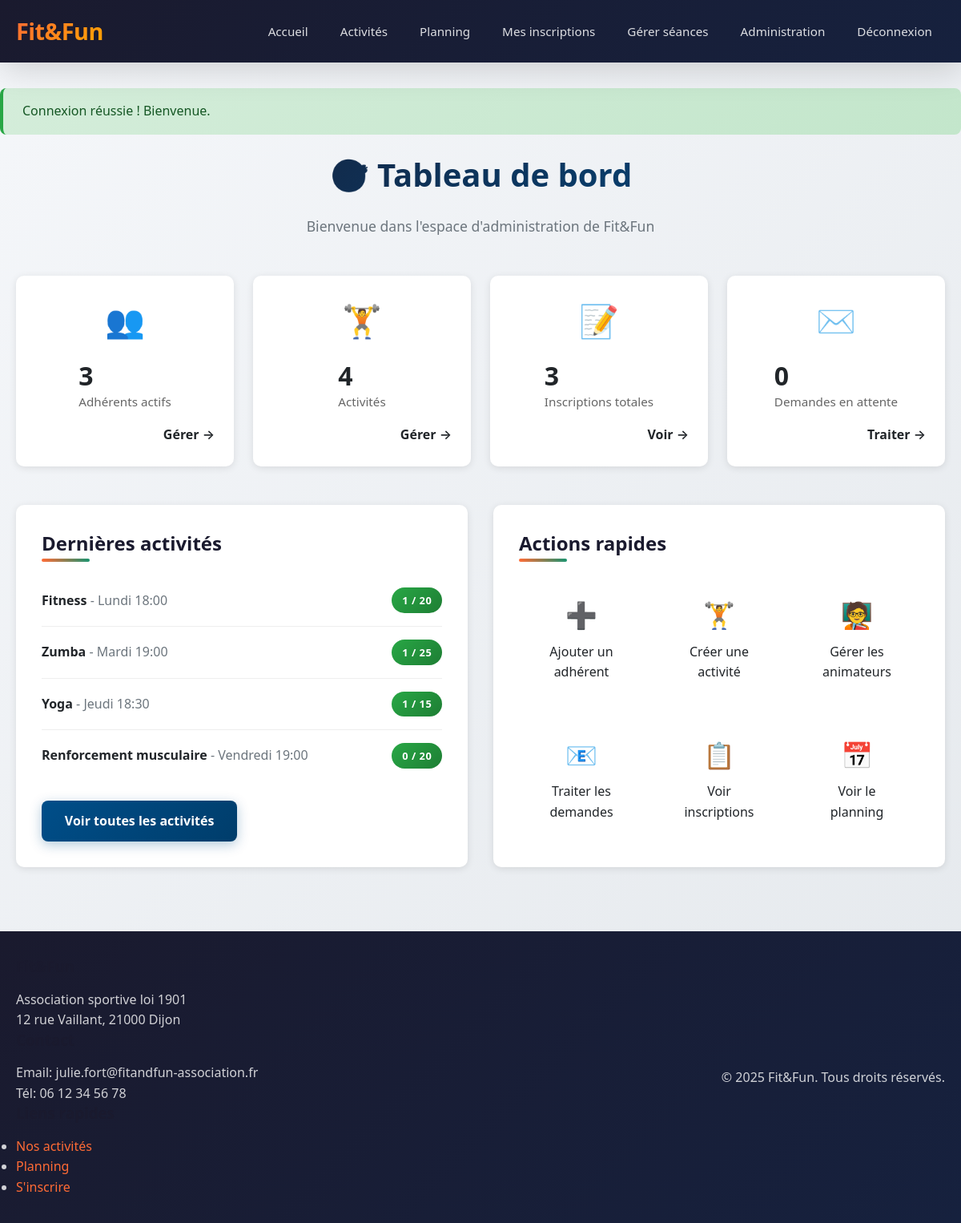
The page /admin/index.php (signed in) on the database its author committed.
### tables this page shows
CREATE TABLE IF NOT EXISTS activites (
    id INT AUTO_INCREMENT PRIMARY KEY,
    nom VARCHAR(100) NOT NULL,
    description TEXT,
    animateur_id INT,
    jour_semaine ENUM('Lundi', 'Mardi', 'Mercredi', 'Jeudi', 'Vendredi', 'Samedi', 'Dimanche') NOT NULL,
    heure_debut TIME NOT NULL,
    heure_fin TIME,
    duree_minutes INT DEFAULT 60,
    capacite_max INT DEFAULT 20,
    lieu VARCHAR(255),
    statut ENUM('active', 'annulee', 'suspendue') DEFAULT 'active',
    FOREIGN KEY (animateur_id) REFERENCES animateurs(id) ON DELETE SET NULL
);

### config/database.php (called while the page is built, shortened)
<?php
class Database {
    private static $instance = null;
    private $connection;
    private function __construct() {
        try {
            $dsn = "mysql:host=" . DB_HOST . ";dbname=" . DB_NAME . ";charset=" . DB_CHARSET;
            $options = [
                PDO::ATTR_ERRMODE => PDO::ERRMODE_EXCEPTION,
                PDO::ATTR_DEFAULT_FETCH_MODE => PDO::FETCH_ASSOC,
                PDO::ATTR_EMULATE_PREPARES => false,
            ];
            $this->connection = new PDO($dsn, DB_USER, DB_PASS, $options);
        } catch (PDOException $e) {
            die("Erreur de connexion à la base de données : " . $e->getMessage());
        }
    }
    public static function getInstance() {
        if (self::$instance === null) {
            self::$instance = new self();
        }
        return self::$instance;
    }
    public function getConnection() {
        return $this->connection;
    }
}

### src/models/Adherent.php (called while the page is built, shortened)
<?php
require_once dirname(__DIR__, 2) . '/config/config.php';
class Adherent {
    private $db;
    public function __construct() {
        $this->db = Database::getInstance()->getConnection();
    }
    public function compterActifs() {
        $stmt = $this->db->query("SELECT COUNT(*) as total FROM adherents WHERE statut = 'actif'");
        $result = $stmt->fetch();
        return $result['total'];
    }
}

### src/models/Activite.php (called while the page is built, shortened)
<?php
require_once dirname(__DIR__, 2) . '/config/config.php';
class Activite {
    private $db;
    public function __construct() {
        $this->db = Database::getInstance()->getConnection();
    }
    public function getTous() {
        $sql = "SELECT a.*,
                CONCAT(an.prenom, ' ', an.nom) as animateur_nom,
                an.email as animateur_email
                FROM activites a
                LEFT JOIN animateurs an ON a.animateur_id = an.id
                WHERE a.statut = 'active'
                ORDER BY
                    FIELD(a.jour_semaine, 'Lundi', 'Mardi', 'Mercredi', 'Jeudi', 'Vendredi', 'Samedi', 'Dimanche'),
                    a.heure_debut";
        $stmt = $this->db->query($sql);
        return $stmt->fetchAll();
    }
    public function getNombreInscrits($activiteId) {
        $stmt = $this->db->prepare("SELECT COUNT(*) as total FROM inscriptions WHERE activite_id = ? AND statut = 'active'");
        $stmt->execute([$activiteId]);
        $result = $stmt->fetch();
        return $result['total'];
    }
}

### public/admin/index.php (the view, shortened to what this page needs)
<?php
require_once __DIR__ . '/../../config/config.php';
require_once __DIR__ . '/../../src/models/Adherent.php';
require_once __DIR__ . '/../../src/models/Activite.php';
$adherentModel = new Adherent();
$activiteModel = new Activite();
$nbAdherents = $adherentModel->compterActifs();
$activites = $activiteModel->getTous();
$nbActivites = count($activites);
$totalInscriptions = 0;
foreach ($activites as $activite) {
    $totalInscriptions += $activiteModel->getNombreInscrits($activite['id']);
}
$dbInstance = Database::getInstance();
$db = $dbInstance->getConnection();
$stmtDemandes = $db->query("SELECT COUNT(*) as total FROM demandes_inscription WHERE statut = 'en_attente'");
$nbDemandes = $stmtDemandes->fetch()['total'];
include __DIR__ . '/../../src/includes/header.php';
?>
<div class="container">
    <div class="admin-header">
        <h1>🎯 Tableau de bord</h1>
        <p>Bienvenue dans l'espace d'administration de Fit&Fun</p>
    </div>
    <div class="stats-grid">
        <div class="stat-card">
            <div class="stat-icon">👥</div>
            <div class="stat-content">
                <h3><?php echo $nbAdherents; ?></h3>
                <p>Adhérents actifs</p>
            </div>
            <a href="/admin/adherents.php" class="stat-link">Gérer →</a>
        </div>
        <div class="stat-card">
            <div class="stat-icon">🏋️</div>
            <div class="stat-content">
                <h3><?php echo $nbActivites; ?></h3>
                <p>Activités</p>
            </div>
            <a href="/admin/activites.php" class="stat-link">Gérer →</a>
        </div>
        <div class="stat-card">
            <div class="stat-icon">📝</div>
            <div class="stat-content">
                <h3><?php echo $totalInscriptions; ?></h3>
                <p>Inscriptions totales</p>
            </div>
            <a href="/admin/inscriptions.php" class="stat-link">Voir →</a>
        </div>
        <div class="stat-card <?php echo $nbDemandes > 0 ? 'highlight' : ''; ?>">
            <div class="stat-icon">✉️</div>
            <div class="stat-content">
                <h3><?php echo $nbDemandes; ?></h3>
                <p>Demandes en attente</p>
            </div>
            <a href="/admin/demandes.php" class="stat-link">Traiter →</a>
        </div>
    </div>
    <div class="admin-sections">
        <div class="admin-section">
            <h2>Dernières activités</h2>
            <div class="activity-list">
                <?php
                $activitesRecentes = array_slice($activites, 0, 5);
                foreach ($activitesRecentes as $activite):
                    $nbInscrits = $activiteModel->getNombreInscrits($activite['id']);
                ?>
                    <div class="activity-item">
                        <div>
                            <strong><?php echo e($activite['nom']); ?></strong>
                            <span class="text-muted"> - <?php echo e($activite['jour_semaine']); ?> <?php echo substr($activite['heure_debut'], 0, 5); ?></span>
                        </div>
                        <div>
                            <span class="badge <?php echo $nbInscrits >= $activite['capacite_max'] ? 'badge-danger' : 'badge-success'; ?>">
                                <?php echo $nbInscrits; ?> / <?php echo $activite['capacite_max']; ?>
                            </span>
                        </div>
                    </div>
                <?php endforeach; ?>
            </div>
            <a href="/admin/activites.php" class="btn btn-secondary">Voir toutes les activités</a>
        </div>
        <div class="admin-section">
            <h2>Actions rapides</h2>
            <div class="quick-actions">
                <a href="/admin/adherents.php?action=ajouter" class="action-btn">
                    <span>➕</span>
                    <span>Ajouter un adhérent</span>
                </a>
                <a href="/admin/activites.php?action=ajouter" class="action-btn">
                    <span>🏋️</span>
                    <span>Créer une activité</span>
                </a>
                <a href="/admin/animateurs.php" class="action-btn">
                    <span>🧑‍🏫</span>
                    <span>Gérer les animateurs</span>
                </a>
                <a href="/admin/demandes.php" class="action-btn">
                    <span>📧</span>
                    <span>Traiter les demandes</span>
                </a>
                <a href="/admin/inscriptions.php" class="action-btn">
                    <span>📋</span>
                    <span>Voir inscriptions</span>
                </a>
                <a href="/planning.php" class="action-btn">
                    <span>📅</span>
                    <span>Voir le planning</span>
                </a>
            </div>
        </div>
    </div>
</div>
<?php include __DIR__ . '/../../src/includes/footer.php'; ?>

### public/assets/css/style.css (style rules this page uses)
*, *::before, *::after { margin: 0; padding: 0; box-sizing: border-box; }
:root { --primary: #ff6b35; --primary-dark: #e55a2b; --secondary: #004e89; --accent: #1a936f; --dark: #1a1a2e; --light: #f8f9fa; --white: #ffffff; --gray-100: #f7f7f7; --gray-200: #e9ecef; --gray-300: #dee2e6; --gray-500: #6c757d; --gray-700: #495057; --gray-900: #212529; --success: #28a745; --warning: #ffc107; --danger: #dc3545; --info: #17a2b8; --shadow: 0 4px 15px rgba(0, 0, 0, 0.1); --shadow-lg: 0 10px 40px rgba(0, 0, 0, 0.15); --radius: 12px; --radius-sm: 8px; }
body { font-family: 'Segoe UI', -apple-system, BlinkMacSystemFont, Roboto, 'Helvetica Neue', Arial, sans-serif; font-size: 16px; line-height: 1.6; color: var(--gray-900); background: linear-gradient(135deg, #f5f7fa 0%, #e4e8ec 100%); min-height: 100vh; }
a { color: var(--primary); text-decoration: none; }
.container { max-width: 1200px; margin: 0 auto; padding: 0 20px; }
.text-muted { color: var(--gray-500); }
.btn { display: inline-block; padding: 0.8rem 1.8rem; font-size: 1rem; font-weight: 600; text-align: center; border: none; border-radius: var(--radius-sm); cursor: pointer; text-decoration: none; }
.btn-secondary { background: linear-gradient(135deg, var(--secondary) 0%, #003d6b 100%); color: var(--white); box-shadow: 0 4px 15px rgba(0, 78, 137, 0.3); }
h1, h2, h3, h4, h5, h6 { color: var(--dark); font-weight: 700; line-height: 1.3; margin-bottom: 1rem; }
h1 { font-size: 2.5rem; background: linear-gradient(135deg, var(--dark) 0%, var(--secondary) 100%); -webkit-background-clip: text; -webkit-text-fill-color: transparent; background-clip: text; margin-bottom: 1.5rem; }
h2 { font-size: 1.8rem; position: relative; display: inline-block; margin-bottom: 1.5rem; }
h2::after { content: ''; position: absolute; bottom: -8px; left: 0; width: 60px; height: 4px; background: linear-gradient(90deg, var(--primary), var(--accent)); border-radius: 2px; }
.badge { display: inline-block; padding: 0.35rem 0.8rem; font-size: 0.8rem; font-weight: 600; border-radius: 50px; text-transform: uppercase; letter-spacing: 0.5px; }
.badge-success { background: linear-gradient(135deg, var(--success) 0%, #1e7e34 100%); color: var(--white); }
.admin-header { text-align: center; margin-bottom: 3rem; }
.admin-header h1 { font-size: 2.5rem; }
.admin-header p { color: var(--gray-500); font-size: 1.1rem; }
.stats-grid { display: grid; grid-template-columns: repeat(auto-fit, minmax(240px, 1fr)); gap: 1.5rem; margin-bottom: 3rem; }
.stat-card { background: var(--white); border-radius: var(--radius); box-shadow: var(--shadow); padding: 1.5rem; display: flex; align-items: center; gap: 1rem; border-bottom: 3px solid transparent; }
.stat-icon { font-size: 2.5rem; min-width: 60px; text-align: center; }
.stat-content h3 { font-size: 2rem; color: var(--primary); margin-bottom: 0; }
.stat-content p { color: var(--gray-500); font-size: 0.95rem; margin: 0; }
.stat-link { margin-left: auto; color: var(--secondary); font-weight: 600; }
.admin-sections { display: grid; grid-template-columns: repeat(auto-fit, minmax(350px, 1fr)); gap: 2rem; }
.admin-section { background: var(--white); border-radius: var(--radius); box-shadow: var(--shadow); padding: 1.5rem; }
.admin-section h2 { font-size: 1.3rem; margin-bottom: 1.5rem; color: var(--dark); }
.activity-list { margin-bottom: 1.5rem; }
.activity-item { display: flex; justify-content: space-between; align-items: center; padding: 1rem; border-bottom: 1px solid var(--gray-200); gap: 1rem; }
.activity-item:last-child { border-bottom: none; }
.quick-actions { display: grid; grid-template-columns: repeat(2, 1fr); gap: 1rem; }
.action-btn { display: flex; flex-direction: column; align-items: center; gap: 0.5rem; padding: 1.5rem 1rem; background: var(--gray-100); border-radius: var(--radius-sm); color: var(--gray-700); font-weight: 500; text-align: center; }
.action-btn span:first-child { font-size: 1.8rem; }

### rows shown on the page
activites: nom "Fitness", jour_semaine "Lundi", heure_debut "18:00", id "1", capacite_max "20"
activites: nom "Zumba", jour_semaine "Mardi", heure_debut "19:00", nbInscrits "1", capacite_max "25"
activites: nom "Yoga", jour_semaine "Jeudi", heure_debut "18:30", nbInscrits "1", capacite_max "15"
activites: nom "Renforcement musculaire", jour_semaine "Vendredi", heure_debut "19:00", nbInscrits "0", capacite_max "20"

### other values the page prints
APP_NAME "Fit&Fun"
$message "Connexion réussie ! Bienvenue."
$nbAdherents "3"
$nbActivites "4"
$totalInscriptions "3"
$nbDemandes "0"
